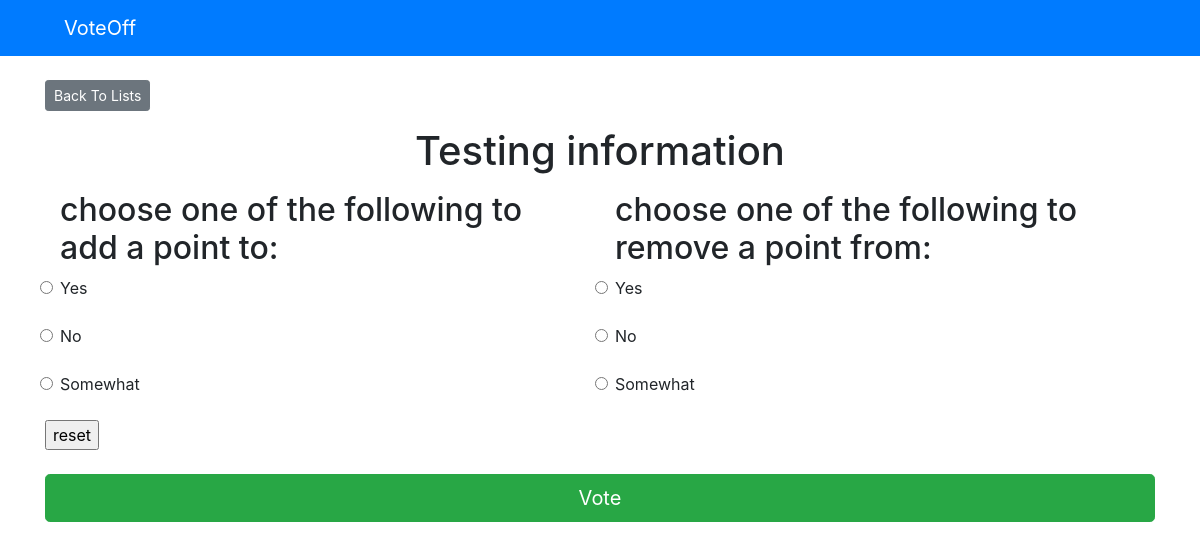
The page /lists/3/ on the database as committed earlier.
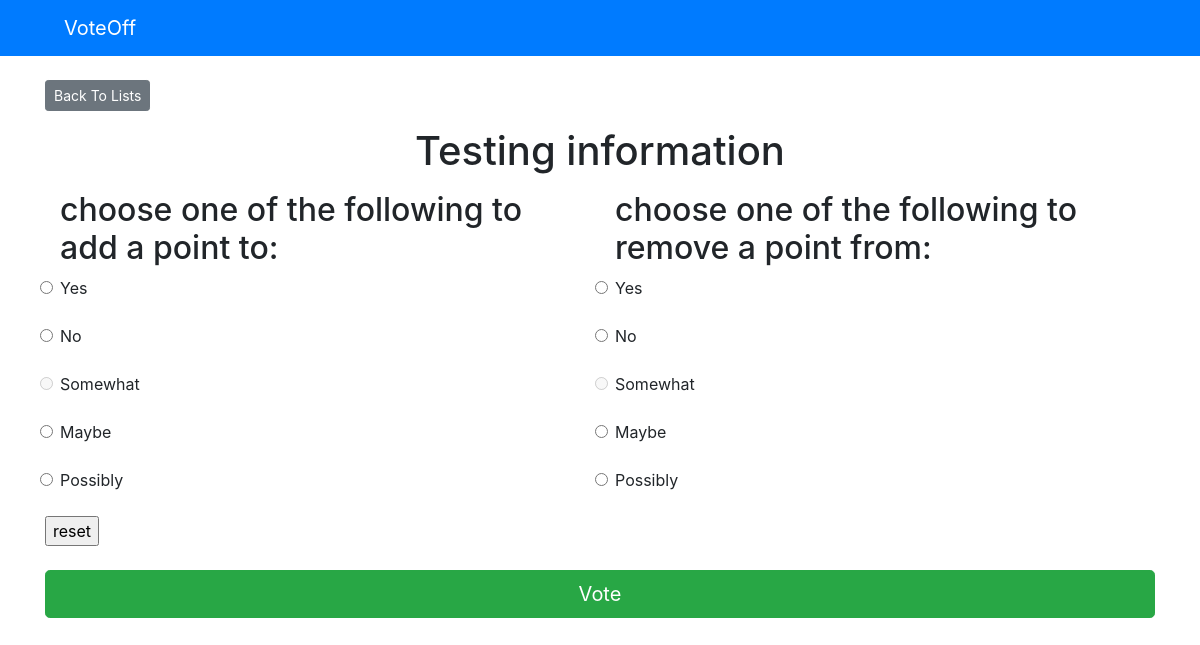
The same page on the database as committed later.
### lists/models.py (models this page shows, shortened)
class Choice(models.Model):
    question = models.ForeignKey(Question, on_delete=models.CASCADE)
    choice_text = models.CharField(max_length=200)
    votes = models.IntegerField(default=0)

### lists/views.py (the view)
# urls.py: path('<int:question_id>/', views.detail, name='detail'),
def detail(request, question_id):
    try:
        question = Question.objects.get(pk=question_id)
    except Question.DoesNotExist:
        raise Http404("Question does not exist")
    return render(request, 'lists/detail.html', { 'question': question })

### templates/lists/detail.html (shortened to what this page needs)
{% extends 'base.html' %}
{% block content %}
<a class="btn btn-secondary btn-sm mb-3" href="{% url 'lists:index' %}">Back To Lists</a>
<h1 class="text-center mb-3">{{ question.question_text }}</h1>
<div class="container">
	<form id="list" action="{% url 'lists:vote' question.id %}" method="post">
		{% with len=question.choice_set.all.count %}
		<div class="row">
			<div class="col-sm">
				<h2>choose one of the following to add a point to:</h2>
				{% for choice in question.choice_set.all %}
				{% if choice.votes == 0 %}
				<div class="form-group">
					<input type="radio" name="inc_choice" class="form-check-input" id="0" value="{{ choice.id }}"
						disabled />
					<label for="choice{{ forloop.counter }}">{{ choice.choice_text }}</label>
				</div>
				{% else %}
				<div class="form-group">
					<input onclick="disableButtons(id, '{{ len }}', 'inc')" type="radio" name="inc_choice"
						class="form-check-input" id="inc{{ forloop.counter }}" value="{{ choice.id }}" />
					<label for="{{ forloop.counter }}">{{ choice.choice_text }}</label>
				</div>
				{% endif %}
				{% endfor %}
			</div>
			<div class="col-sm">
				<h2>choose one of the following to remove a point from:</h2>
				{% for choice in question.choice_set.all %}
				{% if choice.votes == 0 %}
				<div class="form-group">
					<input type="radio" name="dec_choice" class="form-check-input" id="0" value="{{ choice.id }}"
						disabled />
					<label for="choice{{ forloop.counter }}">{{ choice.choice_text }}</label>
				</div>
				{% else %}
				<div class="form-group">
					<input onclick="disableButtons(id, '{{ len }}', 'dec')" type="radio" name="dec_choice"
						class="form-check-input" id="dec{{ forloop.counter }}" value="{{ choice.id }}" />
					<label for="{{ forloop.counter }}">{{ choice.choice_text }}</label>
				</div>
				{% endif %}
				{% endfor %}
			</div>
		</div>
</div>
<input type='reset' onclick="reset_function('{{ len }}')" value="reset" />
<input type="submit" value="Vote" class="btn btn-success btn-lg btn-block mt-4" />
{% endwith %}
{% endblock %}

Rows that differ between the two databases and show on the page:
changed Choice "Somewhat": votes 11 → 0 (drawn)
added Choice: choice_text "Maybe"
added Choice: choice_text "Possibly"
